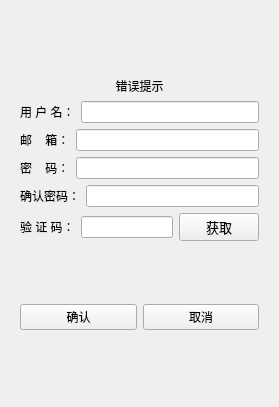
<?xml version="1.0" encoding="UTF-8"?>
<ui version="4.0">
 <class>Register</class>
 <widget class="QWidget" name="Register">
  <property name="geometry">
   <rect>
    <x>0</x>
    <y>0</y>
    <width>279</width>
    <height>407</height>
   </rect>
  </property>
  <property name="windowTitle">
   <string>Form</string>
  </property>
  <layout class="QHBoxLayout" name="horizontalLayout">
   <item>
    <widget class="QWidget" name="widget" native="true">
     <layout class="QVBoxLayout" name="verticalLayout">
      <item>
       <spacer name="verticalSpacer_3">
        <property name="orientation">
         <enum>Qt::Vertical</enum>
        </property>
        <property name="sizeHint" stdset="0">
         <size>
          <width>20</width>
          <height>40</height>
         </size>
        </property>
       </spacer>
      </item>
      <item>
       <widget class="QLabel" name="error_tip">
        <property name="text">
         <string>错误提示</string>
        </property>
        <property name="alignment">
         <set>Qt::AlignCenter</set>
        </property>
       </widget>
      </item>
      <item>
       <layout class="QHBoxLayout" name="horizontalLayout_2">
        <item>
         <widget class="QLabel" name="label">
          <property name="text">
           <string>用 户 名：</string>
          </property>
         </widget>
        </item>
        <item>
         <widget class="QLineEdit" name="regist_Username_LD"/>
        </item>
       </layout>
      </item>
      <item>
       <layout class="QHBoxLayout" name="horizontalLayout_3">
        <item>
         <widget class="QLabel" name="label_2">
          <property name="text">
           <string>邮    箱：</string>
          </property>
         </widget>
        </item>
        <item>
         <widget class="QLineEdit" name="regist_email_LD"/>
        </item>
       </layout>
      </item>
      <item>
       <layout class="QHBoxLayout" name="horizontalLayout_4">
        <item>
         <widget class="QLabel" name="label_3">
          <property name="text">
           <string>密    码：</string>
          </property>
         </widget>
        </item>
        <item>
         <widget class="QLineEdit" name="regist_Password_LD"/>
        </item>
       </layout>
      </item>
      <item>
       <layout class="QHBoxLayout" name="horizontalLayout_5">
        <item>
         <widget class="QLabel" name="label_4">
          <property name="text">
           <string>确认密码：</string>
          </property>
         </widget>
        </item>
        <item>
         <widget class="QLineEdit" name="regist_ConfirmPs_LD"/>
        </item>
       </layout>
      </item>
      <item>
       <layout class="QHBoxLayout" name="horizontalLayout_6">
        <property name="topMargin">
         <number>0</number>
        </property>
        <property name="rightMargin">
         <number>0</number>
        </property>
        <property name="bottomMargin">
         <number>0</number>
        </property>
        <item>
         <widget class="QLabel" name="label_5">
          <property name="text">
           <string>验 证 码：</string>
          </property>
         </widget>
        </item>
        <item>
         <widget class="QLineEdit" name="regist_varify_LD"/>
        </item>
        <item>
         <widget class="QPushButton" name="regist_Getvarify_PB">
          <property name="font">
           <font>
            <family>Agency FB</family>
            <pointsize>10</pointsize>
            <weight>50</weight>
            <bold>false</bold>
           </font>
          </property>
          <property name="text">
           <string>获取</string>
          </property>
         </widget>
        </item>
       </layout>
      </item>
      <item>
       <spacer name="verticalSpacer_2">
        <property name="orientation">
         <enum>Qt::Vertical</enum>
        </property>
        <property name="sizeHint" stdset="0">
         <size>
          <width>20</width>
          <height>40</height>
         </size>
        </property>
       </spacer>
      </item>
      <item>
       <layout class="QHBoxLayout" name="horizontalLayout_7">
        <item>
         <widget class="QPushButton" name="regist_identify_PB">
          <property name="text">
           <string>确认</string>
          </property>
         </widget>
        </item>
        <item>
         <widget class="QPushButton" name="regist_cancel_PB">
          <property name="text">
           <string>取消</string>
          </property>
         </widget>
        </item>
       </layout>
      </item>
      <item>
       <spacer name="verticalSpacer">
        <property name="orientation">
         <enum>Qt::Vertical</enum>
        </property>
        <property name="sizeHint" stdset="0">
         <size>
          <width>20</width>
          <height>40</height>
         </size>
        </property>
       </spacer>
      </item>
     </layout>
    </widget>
   </item>
  </layout>
 </widget>
 <resources/>
 <connections/>
</ui>
